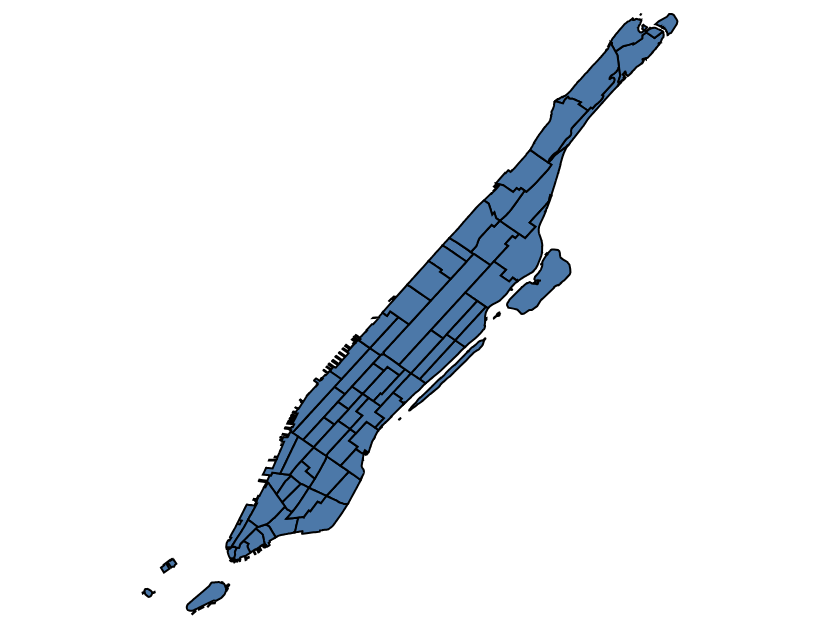

Notebook source saved alongside this figure:
### Code cell
df_man_tojson = df_man.loads()

selection = alt.selection_single();

mymap = alt.Chart(alt.Data(values=df_man_tojson['features'])).mark_geoshape(
    stroke='black'    
    ).encode(
    tooltip = [alt.Tooltip('zone:N'),
               alt.Tooltip('location_id:Q')]
    )

mymap
